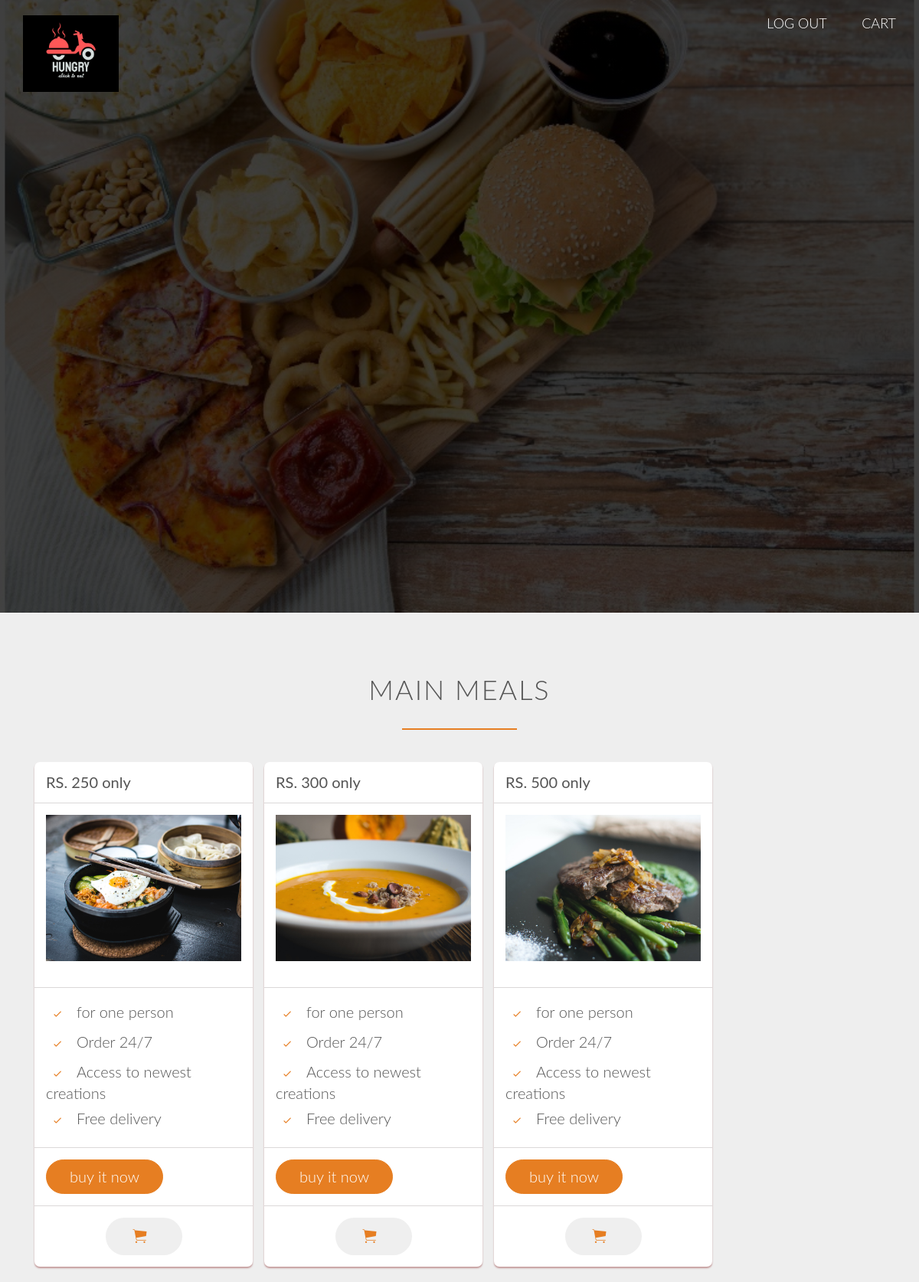
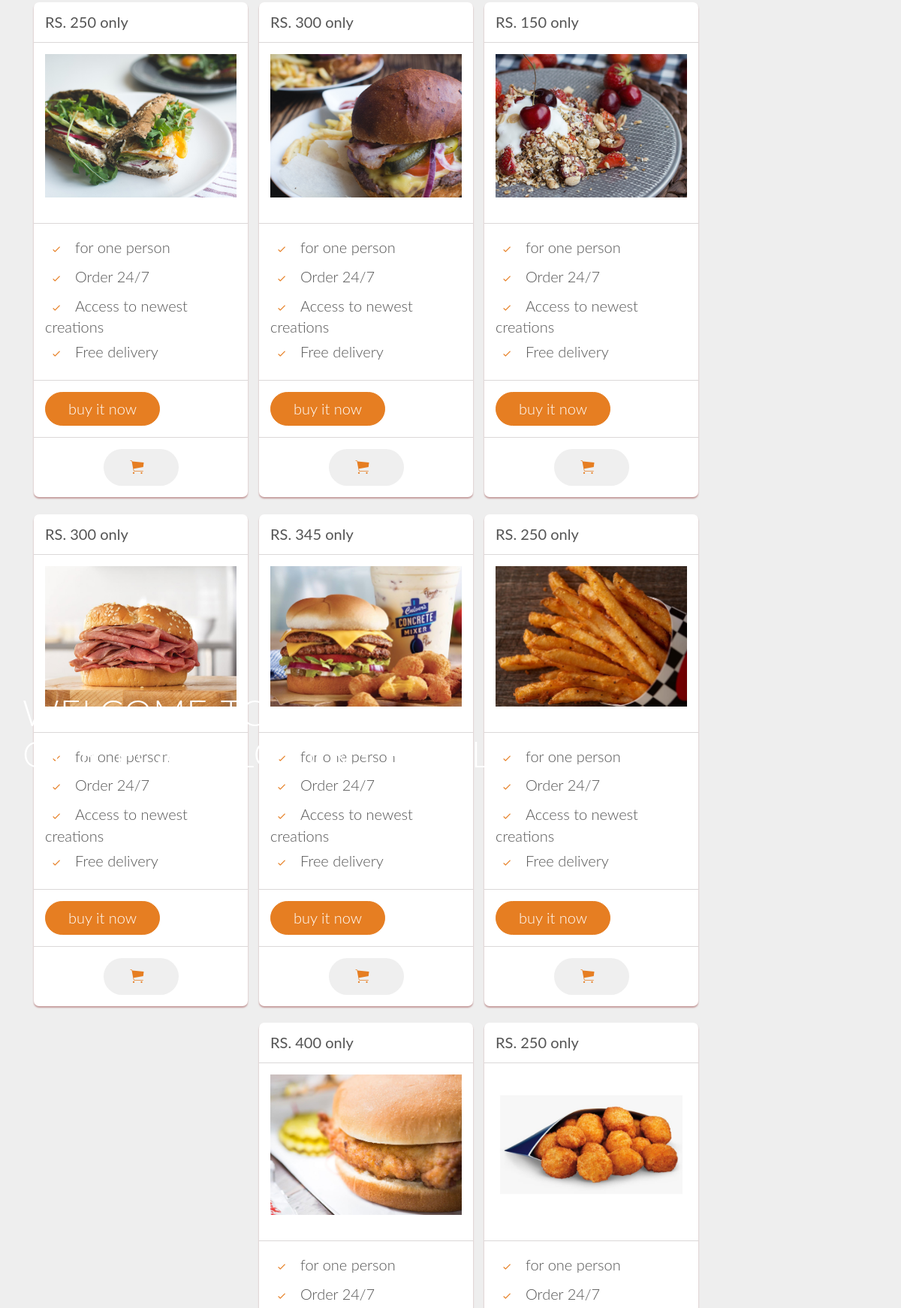
/meals.php (upper part), run on the app's committed database (2 pictures, top to bottom).
### tables this page shows
CREATE TABLE IF NOT EXISTS `products` (
  `name` varchar(300) NOT NULL,
  `code` varchar(300) NOT NULL,
  `price` double NOT NULL,
  `image` varchar(200) NOT NULL
);

### meals.php (the view, shortened to what this page needs)
<?php
include('db.php');
?>
<!DOCTYPE html>
    <html lang="en">
 <head>
        <link rel="stylesheet" href="vendors/css/normalize.css">
        <link rel="stylesheet" type="text/css" href="resources/css/style.css">
       <link rel="stylesheet" href="vendors/css/7.1 Grid.css">
       <link rel="stylesheet" href="vendors/css/ionicons.min.css">
  </head>
    <body>
    <header>
        <nav>
            <div class="row">
                <img src="resources/css/img/logo.jpg" alt="food logo" class="logo">
                <ul class="main-nav">
                    <li> <a href="preview.php">LOG OUT</a> </li>
                    <li> <a href="CART.php">cart </a> </li>
                </ul>
            </div>
        </nav>
         <div class="hero-text-box">
             <h1>welcome to, <br> our food lovers family.</h1>
         </div>
    </header>
<section class='section-price' id='main-meal'>
<div class="row">
<h2> Main meals </h2>
</div>
<?php
$result = mysqli_query($con,"SELECT * FROM `products`");
while($row = mysqli_fetch_assoc($result)){
    echo "
    <div class='row'>
        <div class='col'>
        <form action=''method='post'  >
            <div class='plan-box'>
            <input type='hidden' name='code' value=".$row['code']." />
            <div class='price'> <strong>  RS. ".$row['price']." only</strong></div>
                <div class='box img'><img src='".$row['image']."' /></div>
                <div>
                    <ul>
                        <li><i class='ion-ios-checkmark-empty icon-small'> </i>for one person</li>
                        <li><i class='ion-ios-checkmark-empty icon-small'>  </i>Order 24/7</li>
                        <li><i class='ion-ios-checkmark-empty icon-small'> </i>Access to newest creations</li>
                        <li><i class='ion-ios-checkmark-empty icon-small'> </i>Free delivery</li>
                    </ul>
                </div>
                <div ><a href='order.php'class='btn btn-full'>buy it now</a></div>
                <div class='cart'>
                <button type='submit' class='btn-cart '><i class='ion-ios-cart icon-small'></i></button>
                </div>
            </div>
        </form>
        </div>
        ";
        }
?>
</section>
</body>
</html>

### resources/css/style.css (style rules this page uses)
* { padding: 0; margin: 0%; box-sizing: border-box; }
html { background-color: #fff; color: #555; font-family: 'Lato', Arial, Helvetica, sans-serif; font-size: 20px; font-weight: 300; text-rendering: optimizeLegibility; }
.row { max-width: 1140px; margin: 0 auto 0 auto; }
header { background-image: linear-gradient(rgba(0, 0, 0, 0.753), rgba(0, 0, 0, 0.74)), url(img/hero.jpg); background-size: cover; background-position: center; height: 100vh; }
.hero-text-box { position: absolute; width: 1140px; top: 50%; left: 50%; transform: translate(-50%, -50%); }
h1 { margin-top: 0px; margin-bottom: 20px; color: #fff; font-size: 240%; font-weight: 300; text-transform: uppercase; letter-spacing: 1px; word-spacing: 4px; }
.btn:link, .btn:visited, input[type=submit], button[type=submit] { display: inline-block; padding: 10px 30px; font-weight: 300; text-decoration: none; border-radius: 200px; transition: backgroung-color 0.2s border 0.2s color 0.2s; }
.btn-full:link, .btn-full:visited, input[type=submit] { background-color: #e67e22; border: 1px solid #e67e22; color: #fff; margin-right: 15px; }
.btn-cart { direction: unset; border: 0px; }
.logo { height: 100px; width: auto; float: left; margin-top: 20px; }
.main-nav { float: right; list-style: none; margin-top: 50px; }
.main-nav li { display: inline-block; margin-left: 40px; ; }
.main-nav li a:link, .main-nav li a:visited { padding: 8px 0px; color: white; text-decoration: none; text-transform: uppercase; font-size: 90%; border-bottom: 2px solid transparent; transition: border-bottom 0.2s; }
.main-nav { margin-top: 18px; }
section { padding: 80px 0px; }
h2 { font-weight: 300; text-transform: uppercase; letter-spacing: 2px; font-size: 180%; text-align: center; margin-bottom: 30px; }
h2:after { display: block; height: 2px; background-color: #e67e22; content: " "; width: 150px; margin: 0 auto; margin-top: 30px; }
.box { padding: 1%; }
.box img { width: 100%; height: auto; margin-bottom: 15px; overflow: hidden; }
.icon-small { display: inline-block; width: 30px; text-align: center; color: #e67e22; font-size: 120%; margin-right: 10px; line-height: 120%; vertical-align: middle; margin-top: -5 px; }
.section-price { background-color: #eee; }
.plan-box { background-color: #fff; border-radius: 7px; max-width: 300px; margin-left: 5%; box-shadow: 0 2px 2px rgb(196, 155, 155); }
.plan-box div { padding: 15px; border-bottom: 1px solid rgb(219, 216, 216); }
.plan-box div:last-child { text-align: center; border: 0px; }
.plan-box ul { list-style: none; }
.plan-box ul li { padding: 5px 0px; }

### data on the page
products: price "250", image (picture)
products: price "300", image (picture)
products: price "500", image (picture)
products: price "250", image (picture)
products: price "300", image (picture)
products: price "150", image (picture)
products: price "300", image (picture)
products: price "345", image (picture)
products: price "250", image (picture)
products: price "400", image (picture)
products: price "250", image (picture)
